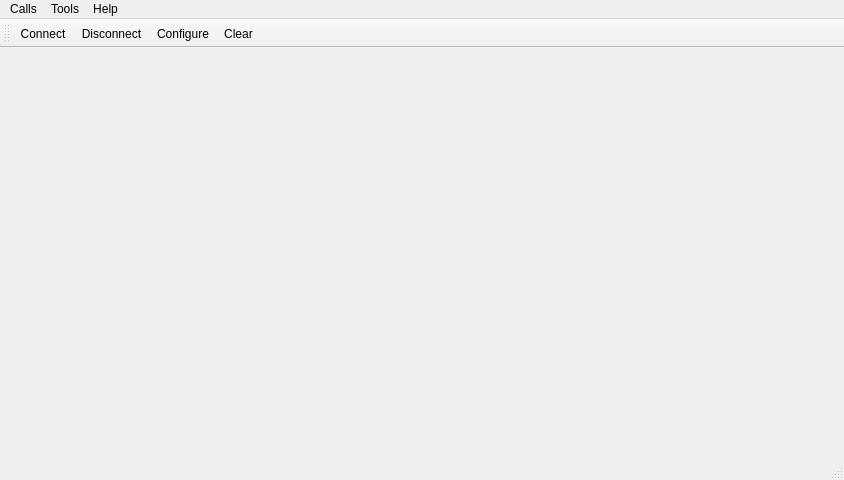
<?xml version="1.0" encoding="UTF-8"?>
<ui version="4.0">
 <class>MainWindow</class>
 <widget class="QMainWindow" name="MainWindow">
  <property name="geometry">
   <rect>
    <x>0</x>
    <y>0</y>
    <width>844</width>
    <height>480</height>
   </rect>
  </property>
  <property name="windowTitle">
   <string>Simple Terminal</string>
  </property>
  <widget class="QWidget" name="centralWidget">
   <layout class="QVBoxLayout" name="verticalLayout"/>
  </widget>
  <widget class="QMenuBar" name="menuBar">
   <property name="geometry">
    <rect>
     <x>0</x>
     <y>0</y>
     <width>844</width>
     <height>22</height>
    </rect>
   </property>
   <widget class="QMenu" name="menuCalls">
    <property name="title">
     <string>Calls</string>
    </property>
    <addaction name="actionConnect"/>
    <addaction name="actionDisconnect"/>
    <addaction name="separator"/>
    <addaction name="actionQuit"/>
   </widget>
   <widget class="QMenu" name="menuTools">
    <property name="title">
     <string>Tools</string>
    </property>
    <addaction name="actionConfigure"/>
    <addaction name="actionClear"/>
   </widget>
   <widget class="QMenu" name="menuHelp">
    <property name="title">
     <string>Help</string>
    </property>
    <addaction name="actionAbout"/>
    <addaction name="actionAboutQt"/>
   </widget>
   <addaction name="menuCalls"/>
   <addaction name="menuTools"/>
   <addaction name="menuHelp"/>
  </widget>
  <widget class="QToolBar" name="mainToolBar">
   <attribute name="toolBarArea">
    <enum>TopToolBarArea</enum>
   </attribute>
   <attribute name="toolBarBreak">
    <bool>false</bool>
   </attribute>
   <addaction name="actionConnect"/>
   <addaction name="actionDisconnect"/>
   <addaction name="actionConfigure"/>
   <addaction name="actionClear"/>
  </widget>
  <widget class="QStatusBar" name="statusBar"/>
  <action name="actionAbout">
   <property name="text">
    <string>&amp;About</string>
   </property>
   <property name="toolTip">
    <string>About program</string>
   </property>
   <property name="shortcut">
    <string>Alt+A</string>
   </property>
  </action>
  <action name="actionAboutQt">
   <property name="text">
    <string>About Qt</string>
   </property>
  </action>
  <action name="actionConnect">
   <property name="icon">
    <iconset resource="terminal.qrc">
     <normaloff>:/images/connect.png</normaloff>:/images/connect.png</iconset>
   </property>
   <property name="text">
    <string>C&amp;onnect</string>
   </property>
   <property name="toolTip">
    <string>Connect to serial port</string>
   </property>
   <property name="shortcut">
    <string>Ctrl+O</string>
   </property>
  </action>
  <action name="actionDisconnect">
   <property name="icon">
    <iconset resource="terminal.qrc">
     <normaloff>:/images/disconnect.png</normaloff>:/images/disconnect.png</iconset>
   </property>
   <property name="text">
    <string>&amp;Disconnect</string>
   </property>
   <property name="toolTip">
    <string>Disconnect from serial port</string>
   </property>
   <property name="shortcut">
    <string>Ctrl+D</string>
   </property>
  </action>
  <action name="actionConfigure">
   <property name="icon">
    <iconset resource="terminal.qrc">
     <normaloff>:/images/settings.png</normaloff>:/images/settings.png</iconset>
   </property>
   <property name="text">
    <string>&amp;Configure</string>
   </property>
   <property name="toolTip">
    <string>Configure serial port</string>
   </property>
   <property name="shortcut">
    <string>Alt+C</string>
   </property>
  </action>
  <action name="actionClear">
   <property name="icon">
    <iconset resource="terminal.qrc">
     <normaloff>:/images/clear.png</normaloff>:/images/clear.png</iconset>
   </property>
   <property name="text">
    <string>C&amp;lear</string>
   </property>
   <property name="toolTip">
    <string>Clear data</string>
   </property>
   <property name="shortcut">
    <string>Alt+L</string>
   </property>
  </action>
  <action name="actionQuit">
   <property name="icon">
    <iconset resource="terminal.qrc">
     <normaloff>:/images/application-exit.png</normaloff>:/images/application-exit.png</iconset>
   </property>
   <property name="text">
    <string>&amp;Quit</string>
   </property>
   <property name="shortcut">
    <string>Ctrl+Q</string>
   </property>
  </action>
 </widget>
 <layoutdefault spacing="6" margin="11"/>
 <resources>
  <include location="terminal.qrc"/>
 </resources>
 <connections/>
</ui>
